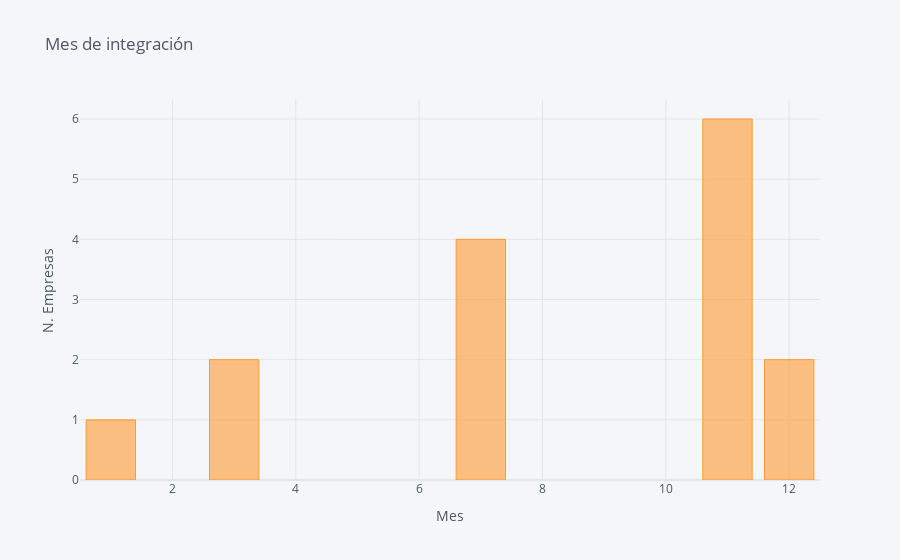
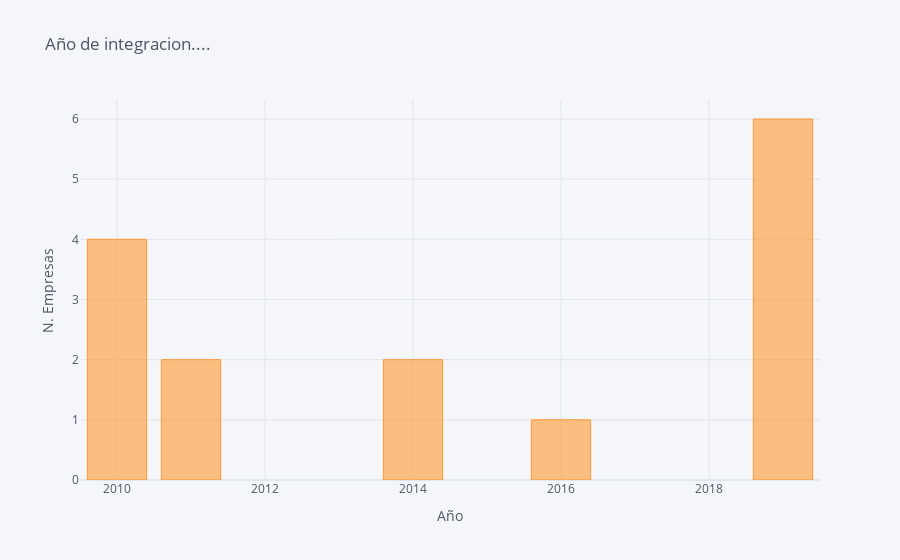

The cell these charts' notebook holds for them, in order:
### Code cell
gm.iplot(x='index', y='Mes',kind='bar', xTitle='Mes',yTitle='N. Empresas', title='Mes de integración')
gk.iplot(x='index', y='Año',kind='bar', xTitle='Año',yTitle='N. Empresas', title='Año de integracion....')
ax = sns.barplot(x = 'index', y = 'Mes', data = gm, color = 'b')
ax.set(xlabel='Mes de integración', ylabel='Numero de empresas')
ax.figure.savefig('../images/Mes {}.png'.format(giro))
plt.show()
a2 = sns.barplot(x = 'index', y = 'Año', data = gk, color = 'g')
a2.set(xlabel='Año de integración', ylabel='Numero de empresas')
a2.figure.savefig('../images/Año {}.png'.format(giro))
plt.show()

### Figure 1 — Plotly figure (JSON) as saved in the notebook; plotly's stock layout.template omitted (floating-point values rounded to 4 significant figures)
{"data": [{"marker": {"color": "rgba(255, 153, 51, 0.6)", "line": {"color": "rgba(255, 153, 51, 1.0)", "width": 1}}, "name": "Mes", "orientation": "v", "text": "", "type": "bar", "x": [1, 3, 7, 11, 12], "y": [1, 2, 4, 6, 2]}], "layout": {"legend": {"bgcolor": "#F5F6F9", "font": {"color": "#4D5663"}}, "paper_bgcolor": "#F5F6F9", "plot_bgcolor": "#F5F6F9", "title": {"font": {"color": "#4D5663"}, "text": "Mes de integración"}, "xaxis": {"gridcolor": "#E1E5ED", "showgrid": true, "tickfont": {"color": "#4D5663"}, "title": {"font": {"color": "#4D5663"}, "text": "Mes"}, "zerolinecolor": "#E1E5ED"}, "yaxis": {"gridcolor": "#E1E5ED", "showgrid": true, "tickfont": {"color": "#4D5663"}, "title": {"font": {"color": "#4D5663"}, "text": "N. Empresas"}, "zerolinecolor": "#E1E5ED"}}}

### Figure 2 — Plotly figure (JSON) as saved in the notebook; plotly's stock layout.template omitted (floating-point values rounded to 4 significant figures)
{"data": [{"marker": {"color": "rgba(255, 153, 51, 0.6)", "line": {"color": "rgba(255, 153, 51, 1.0)", "width": 1}}, "name": "Año", "orientation": "v", "text": "", "type": "bar", "x": [2010, 2011, 2014, 2016, 2019], "y": [4, 2, 2, 1, 6]}], "layout": {"legend": {"bgcolor": "#F5F6F9", "font": {"color": "#4D5663"}}, "paper_bgcolor": "#F5F6F9", "plot_bgcolor": "#F5F6F9", "title": {"font": {"color": "#4D5663"}, "text": "Año de integracion...."}, "xaxis": {"gridcolor": "#E1E5ED", "showgrid": true, "tickfont": {"color": "#4D5663"}, "title": {"font": {"color": "#4D5663"}, "text": "Año"}, "zerolinecolor": "#E1E5ED"}, "yaxis": {"gridcolor": "#E1E5ED", "showgrid": true, "tickfont": {"color": "#4D5663"}, "title": {"font": {"color": "#4D5663"}, "text": "N. Empresas"}, "zerolinecolor": "#E1E5ED"}}}
